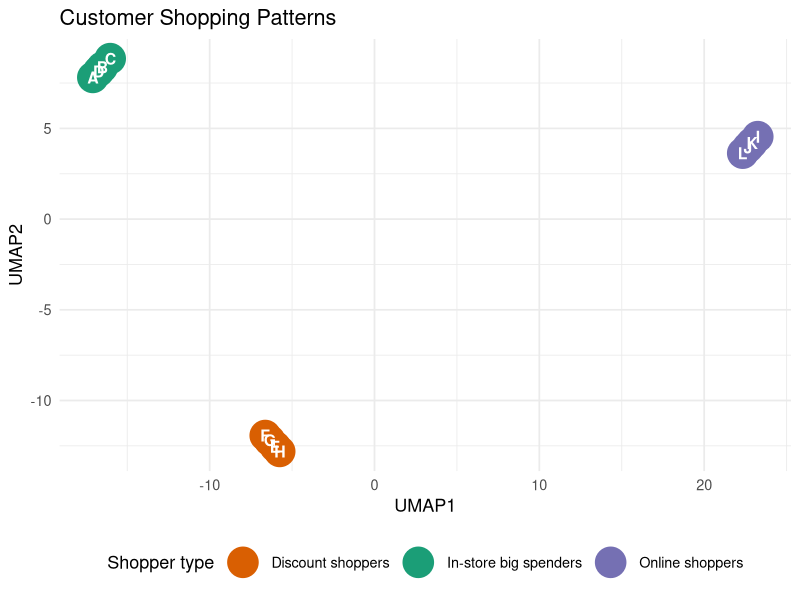
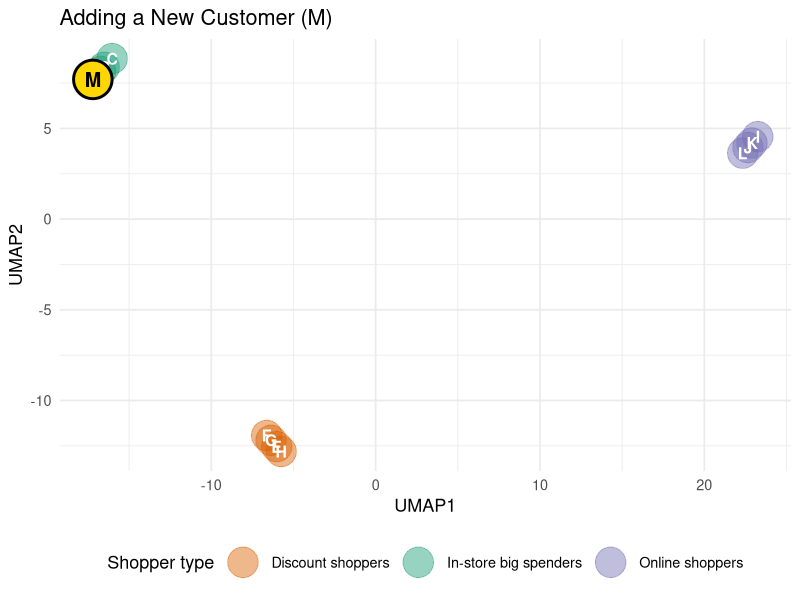

Here is the R script that generated these plots, in order:
## ---- chunk 1
library(tidyverse)
library(uwot)
## ---- chunk 2

# Load example data
customers <- data.frame(
  customer = LETTERS[1:12],
  visits = c(2, 3, 2, 3, 10, 12, 9, 11, 6, 7, 5, 6),
  avg_spend = c(180, 165, 210, 190, 45, 55, 50, 40, 90, 100, 80, 95),
  online = c(20, 25, 15, 30, 20, 25, 15, 30, 85, 90, 80, 95),
  discounts = c(10, 15, 10, 12, 85, 90, 80, 88, 20, 25, 15, 18),
  returns = c(5, 8, 4, 6, 15, 12, 18, 14, 5, 7, 4, 6)
)

# Hard coded groups, based on how the data was built
customers$group <- rep(
  c("In-store big spenders", "Discount shoppers", "Online shoppers"),
  each = 4
)

group_colors <- c(
  "In-store big spenders" = "#1b9e77",
  "Discount shoppers"     = "#d95f02",
  "Online shoppers"       = "#7570b3"
)

# Select and standardize the customer features
X <- customers %>% select(-customer, -group)
X_scaled <- scale(X)

# Reduce the five features to two dimensions
set.seed(42)
umap_model <- umap(
  X_scaled,
  n_neighbors = 4,
  min_dist = 0.1,
  n_components = 2,
  ret_model = TRUE
)
## ---- chunk 3
embedding <- as.data.frame(umap_model$embedding)

plot_data <- data.frame(
  customer = customers$customer,
  group = customers$group,
  UMAP1 = embedding[, 1],
  UMAP2 = embedding[, 2]
)

ggplot(plot_data, aes(UMAP1, UMAP2, color = group)) +
  geom_point(size = 10) +
  geom_text(aes(label = customer), color = "white",
            fontface = "bold", size = 4) +
  scale_color_manual(values = group_colors) +
  labs(title = "Customer Shopping Patterns",
       color = "Shopper type") +
  theme_minimal(base_size = 13) +
  theme(legend.position = "bottom")
## ---- chunk 4
# New customer M (same column order as X)
new_customer <- data.frame(
  visits = 4,
  avg_spend = 170,
  online = 22,
  discounts = 12,
  returns = 6
)

# Scale M using the original data's center and scale
new_scaled <- scale(
  new_customer,
  center = attr(X_scaled, "scaled:center"),
  scale = attr(X_scaled, "scaled:scale")
)

# Place M in the existing UMAP space
set.seed(42)
new_embedding <- umap_transform(new_scaled, umap_model)

new_point <- data.frame(
  customer = "M",
  UMAP1 = new_embedding[, 1],
  UMAP2 = new_embedding[, 2]
)

ggplot(plot_data, aes(UMAP1, UMAP2, color = group)) +
  geom_point(size = 10, alpha = 0.45) +
  geom_text(aes(label = customer), color = "white",
            fontface = "bold", size = 4) +
  geom_point(data = new_point, aes(UMAP1, UMAP2),
             inherit.aes = FALSE, shape = 21, size = 12,
             fill = "gold", color = "black", stroke = 1.5) +
  geom_text(data = new_point, aes(UMAP1, UMAP2, label = customer),
            inherit.aes = FALSE, fontface = "bold", size = 5) +
  scale_color_manual(values = group_colors) +
  labs(title = "Adding a New Customer (M)",
       color = "Shopper type") +
  theme_minimal(base_size = 13) +
  theme(legend.position = "bottom")
